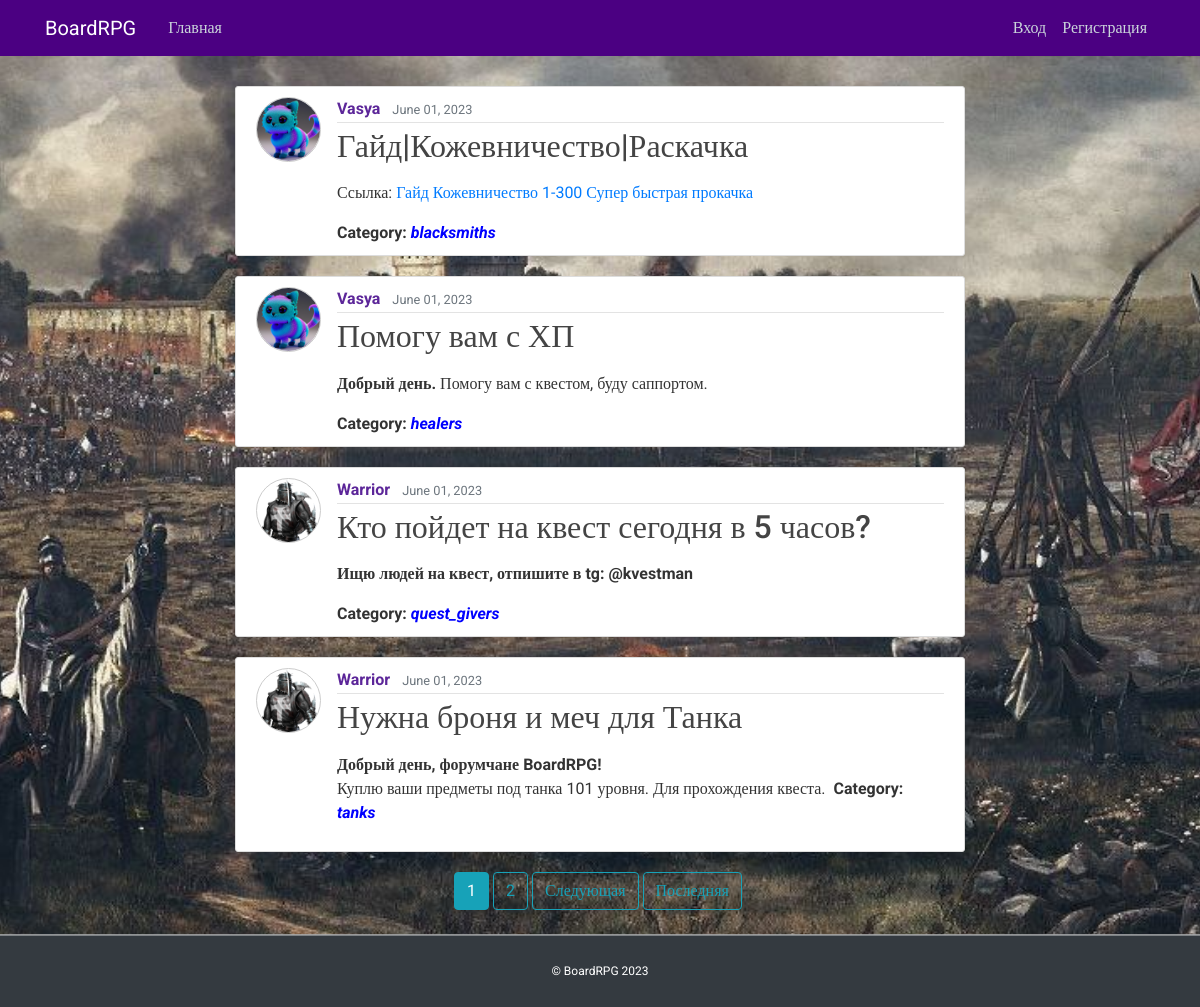
The page / on the database its author committed.
### announcement/models.py (models this page shows, shortened)
class Post(models.Model):
    author = models.ForeignKey(User, on_delete=models.CASCADE)
    CAT = (('tanks', 'Tanks'),
           ('healers', 'Healers'),
           ('damage_dealers', 'Damage Dealers'),
           ('dealers', 'Dealers'),
           ('gildmasters', 'Gildmasters'),
           ('quest_givers', 'Questgivers'),
           ('blacksmiths', 'Blacksmiths'),
           ('skiners', 'Skiners'),
           ('potion_makers', 'Potion makers'),
           ('spell_masters', 'Spell masters'))
    category = models.CharField(max_length=15, choices=CAT)
    data = models.DateTimeField(default=timezone.now)
    title = models.CharField(max_length=256)
    text = RichTextUploadingField(blank=True, null=True)

### users/models.py (models this page shows, shortened)
class Profile(models.Model):
    user = models.OneToOneField(User, on_delete=models.CASCADE)
    image = models.ImageField(default='default.png', upload_to='profile_pics')

### announcement/views.py (the view)
# urls.py: path('', PostListView.as_view(), name='announcement-home'),
class PostListView(ListView):
    model = Post
    template_name = 'announcement/home.html'
    context_object_name = 'posts'
    ordering = ['-data']
    paginate_by = 4

### templates/announcement/home.html (shortened to what this page needs)
{% extends "announcement/base.html" %}
{% block content %}
    {% for post in posts %}
        <article class="media content-section">
          <img class="rounded-circle article-img" src="{{ post.author.profile.image.url }}">
          <div class="media-body">
            <div class="article-metadata">
              <b class="mr-2" style="color: #5c2699">{{ post.author }}</b>
              <small class="text-muted">{{ post.data|date:"F d, Y" }}</small>
            </div>
            <h2><a class="article-title" href="{% url 'post-detail' post.id %}">{{ post.title }}</a></h2>
            <p class="article-content">{{ post.text|safe|truncatechars:140 }}</p>
            <b class="ansi-bold">Category: <i style="color: blue">{{ post.category }}</i></b>
          </div>
        </article>
    {% endfor %}
    <div class="pagination justify-content-center">
    {% if is_paginated %}
      {% for num in page_obj.paginator.page_range %}
        {% if page_obj.number == num %}
          <a class="btn btn-info mb-4 mr-1" href="?page={{ num }}">{{ num }}</a>
        {% elif num > page_obj.number|add:'-3' and num < page_obj.number|add:'3' %}
          <a class="btn btn-outline-info mb-4 mr-1" href="?page={{ num }}">{{ num }}</a>
        {% endif %}
      {% endfor %}
      {% if page_obj.has_next %}
        <a class="btn btn-outline-info mb-4 mr-1" href="?page={{ page_obj.next_page_number }}">Следующая</a>
        <a class="btn btn-outline-info mb-4 mr-1" href="?page={{ page_obj.paginator.num_pages }}">Последняя</a>
      {% endif %}
    {% endif %}
{% endblock content %}

### templates/announcement/base.html (shortened to what this page needs)
{% load static %}
<!DOCTYPE html>
<html>
<head>
     <link rel="stylesheet" href="https://maxcdn.bootstrapcdn.com/bootstrap/4.0.0/css/bootstrap.min.css">
     <link rel="stylesheet" type="text/css" href="{% static 'bootstrap/css/styles.css' %}">
</head>
<body style="background-image: url('../../media/battle.jpg'); background-size: cover; background-position: center; background-repeat: no-repeat;">
    <header class="site-header" style="background-color: indigo">
      <nav class="navbar navbar-expand-md navbar-dark bg-blue">
        <div class="container">
          <a class="navbar-brand mr-4" href="{% url 'announcement-home' %}">BoardRPG</a>
          <div class="collapse navbar-collapse" id="navbarToggle">
            <div class="navbar-nav mr-auto">
              <a class="nav-item nav-link " href="{% url 'announcement-home' %}">Главная</a>
            </div>
            <div class="navbar-nav">
              {% if user.is_authenticated %}
                <a class="nav-item nav-link" href="{% url 'post-create' %}">Создать новое объявление</a>
                <a class="nav-link" href="{% url 'responses' %}">Отклики</a>
                <a class="nav-item nav-link" href="{% url 'profile' %}">Профиль</a>
                <a class="nav-item nav-link" href="{% url 'logout' %}">Выход</a>
              {% else %}
                <a class="nav-item nav-link" href="{% url 'account_login' %}">Вход</a>
                <a class="nav-item nav-link" href="{% url 'account_signup' %}">Регистрация</a>
              {% endif %}
            </div>
          </div>
        </div>
      </nav>
    </header>
    <main role="main" class="container">
      <div class="row" style="padding-top: 30px;">
        <div class="col-md-8">
          {% block content %}{% endblock %}
        </div>
    </main>
    <footer class="text-center bg-dark">
      <p><a href="{% url 'announcement-home' %}" style="color: white">© BoardRPG 2023</a></p>
    </footer>
</body>
</html>

### rows shown on the page
Post: author.profile.image (picture), author "Vasya", data "June 01, 2023", title "Гайд|Кожевничество|Раскачка", text "Ссылка: Гайд Кожевничество 1-300 Супер быстрая прокачка", category "blacksmiths"
Post: author.profile.image (picture), author "Vasya", data "June 01, 2023", title "Помогу вам с ХП", text "Добрый день. Помогу вам с квестом, буду саппортом.", category "healers"
Post: author.profile.image (picture), author "Warrior", data "June 01, 2023", title "Кто пойдет на квест сегодня в 5 часов?", text "Ищю людей на квест, отпишите в tg: @kvestman", category "quest_givers"
Post: author.profile.image (picture), author "Warrior", data "June 01, 2023", title "Нужна броня и меч для Танка", text "Добрый день, форумчане BoardRPG! Куплю ваши предметы под танка 101 уровня. Для прохождения квеста.", category "tanks"

### other values the page prints
{{ num }} "1"
{{ num }} "2"
